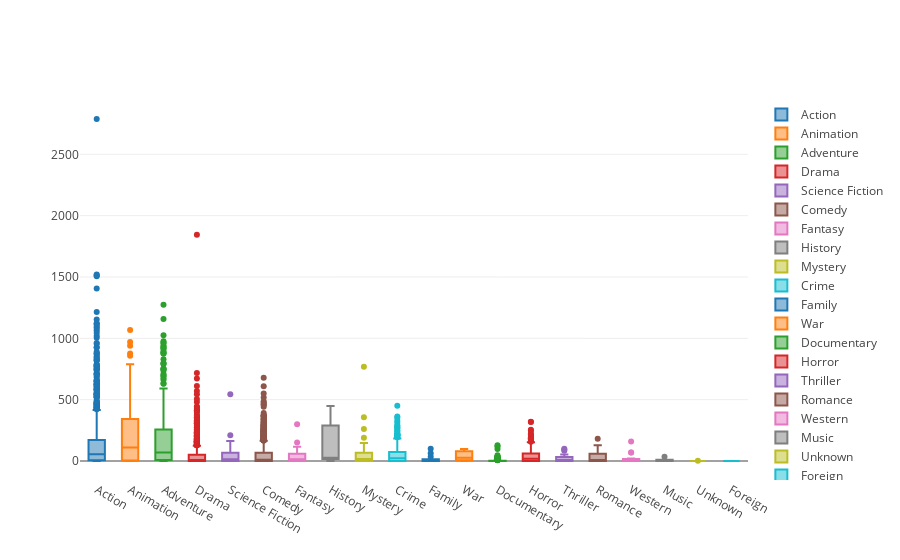

The code cell stored with this chart in its notebook:
### Markdown cell above
И те же боксплоты, только отрисованные с помощью `plotly`

### Code cell
genres = df_by_genre.genres.unique()
data = [go.Box(y=df_by_genre[df_by_genre.genres == genre].revenue, name=genre) for genre in genres]
iplot(data, show_link=False)

### Figure 1 — Plotly figure (JSON) as saved in the notebook; plotly's stock layout.template omitted (floating-point values rounded to 4 significant figures; data arrays with more than 128 entries replaced by an {"elided": "..."} marker saying what was removed)
{"data": [{"name": "Action", "type": "box", "y": {"elided": "1153 float values"}}, {"name": "Animation", "type": "box", "y": [591.8, 743.6, 1067.0, 521.3, 325.2, 857.6, 623.7, 603.9, 665.7, 746.9, 306.9, 150.4, 282.6, 368.9, 354.2, 562.8, 104.0, 347.4, 300.1, 267.0, 100.1, 246.2, 149.0, 940.3, 497.4, 243.0, 384.3, 358.4, 0, 343.4, 145.8, 342.7, 260.7, 250.2, 473.2, 90.87, 68.51, 0, 788.2, 248.4, 876.0, 970.8, 532.7, 140.2, 349.8, 527.1, 443.1, 18.66, 543.5, 184.0, 314.4, 124.6, 108.3, 141.7, 361.4, 110, 139.8, 72.78, 200.8, 38.09, 84.3, 224.8, 38.17, 35.29, 63.8, 187.5, 3.567, 373.6, 140.2, 117.2, 14.46, 13.52, 0, 100.5, 17.14, 0, 0, 0, 6.5, 4.562, 0, 45.55, 39.3, 0, 7.66, 0, 0, 0, 51.05, 0, 8.109, 0, 44.46, 0, 0, 0, 0, 5.659, 0, 0.5532, 0, 12.4, 0, 0, 0, 83.32, 11.13, 1.1, 184.9, 267.4, 0, 0.2466, 0.000203, 0]}, {"name": "Adventure", "type": "box", "y": {"elided": "325 float values"}}, {"name": "Drama", "type": "box", "y": {"elided": "1075 float values"}}, {"name": "Science Fiction", "type": "box", "y": [543.9, 60.87, 96.09, 15.07, 13.1, 163.4, 32.02, 27.11, 210.8, 33.33, 0, 96.06, 79.57, 32.25, 11.21, 4.885, 66.82, 2.5, 12.38, 0.022, 0.5532, 1.5, 0, 0, 0.6009, 0]}, {"name": "Comedy", "type": "box", "y": {"elided": "1276 float values"}}, {"name": "Fantasy", "type": "box", "y": [299.4, 150.7, 91.19, 0, 115.3, 89.16, 49.63, 0, 36.99, 0, 14.11, 30.75, 18.09, 0.867, 4.16, 15.94, 0, 0, 0, 1.6e-05, 0]}, {"name": "History", "type": "box", "y": [449.2, 25.82, 289.3, 26.53, 15.8, 0]}, {"name": "Mystery", "type": "box", "y": [356.6, 767.8, 189.2, 260.1, 60.22, 92.91, 12.53, 0, 147.3, 90.26, 27.2, 30.52, 15.45, 18.56, 2.3e-05, 0, 42.33, 58.98, 0, 39.72, 0, 13, 0, 0, 0, 0, 0, 0.5018, 0]}, {"name": "Crime", "type": "box", "y": {"elided": "307 float values"}}, {"name": "Family", "type": "box", "y": [100.1, 34.15, 13.56, 0, 0, 2.12, 62.65, 0, 0, 0, 4, 0, 0, 0]}, {"name": "War", "type": "box", "y": [96.98, 26.83, 0.01487]}, {"name": "Documentary", "type": "box", "y": [19.41, 0, 20.22, 17.44, 22.73, 98.44, 32.73, 0, 24.54, 18.66, 21.27, 119.1, 7.519, 2.5e-05, 4.074, 0, 10, 0, 0, 0, 127.4, 35.56, 0.1037, 3.166, 0, 33.4, 0, 0, 7.872, 1.432, 0, 0.6536, 0, 0, 0, 0, 0.025, 0, 0, 46.24, 0, 0, 0, 1.679, 0.4446, 0.2747, 0, 0, 0, 7.831, 0, 0, 0, 34.51, 0, 0, 0, 0, 0.5, 0.8452, 0, 0, 0, 0, 0, 1.162, 0, 0, 0, 1.75, 0, 7.809, 0, 2.074, 0, 0.1113, 0, 0, 0, 0, 0, 0, 0, 0, 6.706, 0, 0, 0, 0, 0, 0, 0.322, 0]}, {"name": "Horror", "type": "box", "y": {"elided": "261 float values"}}, {"name": "Thriller", "type": "box", "y": [19.87, 100.0, 82.8, 32.17, 35.29, 93.28, 9.93, 0, 13.55, 0, 31.55, 5.217, 0, 52.43, 0, 0, 0, 0, 0, 0, 0, 0, 0]}, {"name": "Romance", "type": "box", "y": [127.9, 97.59, 3.758, 0, 0, 46, 41.41, 181.8, 0, 0, 0.2291, 0, 0]}, {"name": "Western", "type": "box", "y": [70.02, 68.3, 159.2, 20.4, 15.7, 5.322, 11, 8, 9.012, 6.8, 5.4, 2.62, 0, 6, 0, 8, 0, 14.5]}, {"name": "Music", "type": "box", "y": [34.74, 7.973, 0, 2.956, 11, 0]}, {"name": "Unknown", "type": "box", "y": [0, 0, 0, 1.673, 0, 0, 0, 0, 0, 0, 0, 0, 0, 0, 0, 0, 0, 0, 0, 0, 0, 0, 0, 0, 0, 0, 0]}, {"name": "Foreign", "type": "box", "y": [0]}], "layout": {}}
